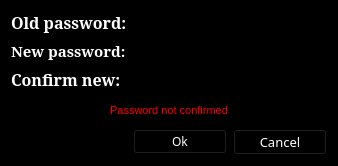
<?xml version="1.0" encoding="UTF-8"?>
<ui version="4.0">
 <class>ChangePasswordDialog</class>
 <widget class="QDialog" name="ChangePasswordDialog">
  <property name="enabled">
   <bool>true</bool>
  </property>
  <property name="geometry">
   <rect>
    <x>0</x>
    <y>0</y>
    <width>338</width>
    <height>166</height>
   </rect>
  </property>
  <property name="sizePolicy">
   <sizepolicy hsizetype="Fixed" vsizetype="Fixed">
    <horstretch>0</horstretch>
    <verstretch>0</verstretch>
   </sizepolicy>
  </property>
  <property name="minimumSize">
   <size>
    <width>338</width>
    <height>0</height>
   </size>
  </property>
  <property name="maximumSize">
   <size>
    <width>338</width>
    <height>16777215</height>
   </size>
  </property>
  <property name="palette">
   <palette>
    <active>
     <colorrole role="WindowText">
      <brush brushstyle="SolidPattern">
       <color alpha="255">
        <red>255</red>
        <green>255</green>
        <blue>255</blue>
       </color>
      </brush>
     </colorrole>
     <colorrole role="Button">
      <brush brushstyle="SolidPattern">
       <color alpha="255">
        <red>0</red>
        <green>0</green>
        <blue>0</blue>
       </color>
      </brush>
     </colorrole>
     <colorrole role="Light">
      <brush brushstyle="SolidPattern">
       <color alpha="255">
        <red>4</red>
        <green>4</green>
        <blue>3</blue>
       </color>
      </brush>
     </colorrole>
     <colorrole role="Midlight">
      <brush brushstyle="SolidPattern">
       <color alpha="255">
        <red>3</red>
        <green>3</green>
        <blue>2</blue>
       </color>
      </brush>
     </colorrole>
     <colorrole role="Dark">
      <brush brushstyle="SolidPattern">
       <color alpha="255">
        <red>1</red>
        <green>1</green>
        <blue>1</blue>
       </color>
      </brush>
     </colorrole>
     <colorrole role="Mid">
      <brush brushstyle="SolidPattern">
       <color alpha="255">
        <red>2</red>
        <green>2</green>
        <blue>1</blue>
       </color>
      </brush>
     </colorrole>
     <colorrole role="Text">
      <brush brushstyle="SolidPattern">
       <color alpha="255">
        <red>255</red>
        <green>255</green>
        <blue>255</blue>
       </color>
      </brush>
     </colorrole>
     <colorrole role="BrightText">
      <brush brushstyle="SolidPattern">
       <color alpha="255">
        <red>255</red>
        <green>255</green>
        <blue>255</blue>
       </color>
      </brush>
     </colorrole>
     <colorrole role="ButtonText">
      <brush brushstyle="SolidPattern">
       <color alpha="255">
        <red>255</red>
        <green>255</green>
        <blue>255</blue>
       </color>
      </brush>
     </colorrole>
     <colorrole role="Base">
      <brush brushstyle="SolidPattern">
       <color alpha="255">
        <red>0</red>
        <green>0</green>
        <blue>0</blue>
       </color>
      </brush>
     </colorrole>
     <colorrole role="Window">
      <brush brushstyle="SolidPattern">
       <color alpha="255">
        <red>0</red>
        <green>0</green>
        <blue>0</blue>
       </color>
      </brush>
     </colorrole>
     <colorrole role="Shadow">
      <brush brushstyle="SolidPattern">
       <color alpha="255">
        <red>0</red>
        <green>0</green>
        <blue>0</blue>
       </color>
      </brush>
     </colorrole>
     <colorrole role="AlternateBase">
      <brush brushstyle="SolidPattern">
       <color alpha="255">
        <red>1</red>
        <green>1</green>
        <blue>1</blue>
       </color>
      </brush>
     </colorrole>
     <colorrole role="ToolTipBase">
      <brush brushstyle="SolidPattern">
       <color alpha="255">
        <red>255</red>
        <green>255</green>
        <blue>220</blue>
       </color>
      </brush>
     </colorrole>
     <colorrole role="ToolTipText">
      <brush brushstyle="SolidPattern">
       <color alpha="255">
        <red>0</red>
        <green>0</green>
        <blue>0</blue>
       </color>
      </brush>
     </colorrole>
    </active>
    <inactive>
     <colorrole role="WindowText">
      <brush brushstyle="SolidPattern">
       <color alpha="255">
        <red>255</red>
        <green>255</green>
        <blue>255</blue>
       </color>
      </brush>
     </colorrole>
     <colorrole role="Button">
      <brush brushstyle="SolidPattern">
       <color alpha="255">
        <red>0</red>
        <green>0</green>
        <blue>0</blue>
       </color>
      </brush>
     </colorrole>
     <colorrole role="Light">
      <brush brushstyle="SolidPattern">
       <color alpha="255">
        <red>4</red>
        <green>4</green>
        <blue>3</blue>
       </color>
      </brush>
     </colorrole>
     <colorrole role="Midlight">
      <brush brushstyle="SolidPattern">
       <color alpha="255">
        <red>3</red>
        <green>3</green>
        <blue>2</blue>
       </color>
      </brush>
     </colorrole>
     <colorrole role="Dark">
      <brush brushstyle="SolidPattern">
       <color alpha="255">
        <red>1</red>
        <green>1</green>
        <blue>1</blue>
       </color>
      </brush>
     </colorrole>
     <colorrole role="Mid">
      <brush brushstyle="SolidPattern">
       <color alpha="255">
        <red>2</red>
        <green>2</green>
        <blue>1</blue>
       </color>
      </brush>
     </colorrole>
     <colorrole role="Text">
      <brush brushstyle="SolidPattern">
       <color alpha="255">
        <red>255</red>
        <green>255</green>
        <blue>255</blue>
       </color>
      </brush>
     </colorrole>
     <colorrole role="BrightText">
      <brush brushstyle="SolidPattern">
       <color alpha="255">
        <red>255</red>
        <green>255</green>
        <blue>255</blue>
       </color>
      </brush>
     </colorrole>
     <colorrole role="ButtonText">
      <brush brushstyle="SolidPattern">
       <color alpha="255">
        <red>255</red>
        <green>255</green>
        <blue>255</blue>
       </color>
      </brush>
     </colorrole>
     <colorrole role="Base">
      <brush brushstyle="SolidPattern">
       <color alpha="255">
        <red>0</red>
        <green>0</green>
        <blue>0</blue>
       </color>
      </brush>
     </colorrole>
     <colorrole role="Window">
      <brush brushstyle="SolidPattern">
       <color alpha="255">
        <red>0</red>
        <green>0</green>
        <blue>0</blue>
       </color>
      </brush>
     </colorrole>
     <colorrole role="Shadow">
      <brush brushstyle="SolidPattern">
       <color alpha="255">
        <red>0</red>
        <green>0</green>
        <blue>0</blue>
       </color>
      </brush>
     </colorrole>
     <colorrole role="AlternateBase">
      <brush brushstyle="SolidPattern">
       <color alpha="255">
        <red>1</red>
        <green>1</green>
        <blue>1</blue>
       </color>
      </brush>
     </colorrole>
     <colorrole role="ToolTipBase">
      <brush brushstyle="SolidPattern">
       <color alpha="255">
        <red>255</red>
        <green>255</green>
        <blue>220</blue>
       </color>
      </brush>
     </colorrole>
     <colorrole role="ToolTipText">
      <brush brushstyle="SolidPattern">
       <color alpha="255">
        <red>0</red>
        <green>0</green>
        <blue>0</blue>
       </color>
      </brush>
     </colorrole>
    </inactive>
    <disabled>
     <colorrole role="WindowText">
      <brush brushstyle="SolidPattern">
       <color alpha="255">
        <red>1</red>
        <green>1</green>
        <blue>1</blue>
       </color>
      </brush>
     </colorrole>
     <colorrole role="Button">
      <brush brushstyle="SolidPattern">
       <color alpha="255">
        <red>0</red>
        <green>0</green>
        <blue>0</blue>
       </color>
      </brush>
     </colorrole>
     <colorrole role="Light">
      <brush brushstyle="SolidPattern">
       <color alpha="255">
        <red>4</red>
        <green>4</green>
        <blue>3</blue>
       </color>
      </brush>
     </colorrole>
     <colorrole role="Midlight">
      <brush brushstyle="SolidPattern">
       <color alpha="255">
        <red>3</red>
        <green>3</green>
        <blue>2</blue>
       </color>
      </brush>
     </colorrole>
     <colorrole role="Dark">
      <brush brushstyle="SolidPattern">
       <color alpha="255">
        <red>1</red>
        <green>1</green>
        <blue>1</blue>
       </color>
      </brush>
     </colorrole>
     <colorrole role="Mid">
      <brush brushstyle="SolidPattern">
       <color alpha="255">
        <red>2</red>
        <green>2</green>
        <blue>1</blue>
       </color>
      </brush>
     </colorrole>
     <colorrole role="Text">
      <brush brushstyle="SolidPattern">
       <color alpha="255">
        <red>1</red>
        <green>1</green>
        <blue>1</blue>
       </color>
      </brush>
     </colorrole>
     <colorrole role="BrightText">
      <brush brushstyle="SolidPattern">
       <color alpha="255">
        <red>255</red>
        <green>255</green>
        <blue>255</blue>
       </color>
      </brush>
     </colorrole>
     <colorrole role="ButtonText">
      <brush brushstyle="SolidPattern">
       <color alpha="255">
        <red>1</red>
        <green>1</green>
        <blue>1</blue>
       </color>
      </brush>
     </colorrole>
     <colorrole role="Base">
      <brush brushstyle="SolidPattern">
       <color alpha="255">
        <red>0</red>
        <green>0</green>
        <blue>0</blue>
       </color>
      </brush>
     </colorrole>
     <colorrole role="Window">
      <brush brushstyle="SolidPattern">
       <color alpha="255">
        <red>0</red>
        <green>0</green>
        <blue>0</blue>
       </color>
      </brush>
     </colorrole>
     <colorrole role="Shadow">
      <brush brushstyle="SolidPattern">
       <color alpha="255">
        <red>0</red>
        <green>0</green>
        <blue>0</blue>
       </color>
      </brush>
     </colorrole>
     <colorrole role="AlternateBase">
      <brush brushstyle="SolidPattern">
       <color alpha="255">
        <red>3</red>
        <green>3</green>
        <blue>2</blue>
       </color>
      </brush>
     </colorrole>
     <colorrole role="ToolTipBase">
      <brush brushstyle="SolidPattern">
       <color alpha="255">
        <red>255</red>
        <green>255</green>
        <blue>220</blue>
       </color>
      </brush>
     </colorrole>
     <colorrole role="ToolTipText">
      <brush brushstyle="SolidPattern">
       <color alpha="255">
        <red>0</red>
        <green>0</green>
        <blue>0</blue>
       </color>
      </brush>
     </colorrole>
    </disabled>
   </palette>
  </property>
  <property name="windowTitle">
   <string>Change password</string>
  </property>
  <property name="windowIcon">
   <iconset resource="../../resources.qrc">
    <normaloff>:/images/cryptonote</normaloff>:/images/cryptonote</iconset>
  </property>
  <property name="styleSheet">
   <string notr="true">background-color: rgb(0, 0, 0);</string>
  </property>
  <layout class="QGridLayout" name="gridLayout">
   <item row="4" column="1">
    <widget class="QPushButton" name="m_okButton">
     <property name="enabled">
      <bool>false</bool>
     </property>
     <property name="font">
      <font>
       <family>Game of Thrones</family>
      </font>
     </property>
     <property name="styleSheet">
      <string notr="true">color: rgb(255, 255, 255);</string>
     </property>
     <property name="text">
      <string>Ok</string>
     </property>
     <property name="default">
      <bool>true</bool>
     </property>
    </widget>
   </item>
   <item row="2" column="1" colspan="2">
    <widget class="QLineEdit" name="m_newPasswordConfirmationEdit">
     <property name="echoMode">
      <enum>QLineEdit::Password</enum>
     </property>
    </widget>
   </item>
   <item row="0" column="0">
    <widget class="QLabel" name="label_3">
     <property name="font">
      <font>
       <family>NanumMyeongjo</family>
       <pointsize>12</pointsize>
       <weight>75</weight>
       <bold>true</bold>
       <underline>false</underline>
      </font>
     </property>
     <property name="styleSheet">
      <string notr="true">color: rgb(255, 255, 255);</string>
     </property>
     <property name="text">
      <string>Old password:</string>
     </property>
    </widget>
   </item>
   <item row="0" column="1" colspan="2">
    <widget class="QLineEdit" name="m_oldPasswordEdit">
     <property name="styleSheet">
      <string notr="true"/>
     </property>
     <property name="echoMode">
      <enum>QLineEdit::Password</enum>
     </property>
    </widget>
   </item>
   <item row="4" column="2">
    <widget class="QPushButton" name="m_cancelButton">
     <property name="font">
      <font>
       <family>Game of Thrones</family>
       <pointsize>10</pointsize>
      </font>
     </property>
     <property name="styleSheet">
      <string notr="true">color: rgb(255, 255, 255);</string>
     </property>
     <property name="text">
      <string>Cancel</string>
     </property>
    </widget>
   </item>
   <item row="1" column="0">
    <widget class="QLabel" name="label">
     <property name="sizePolicy">
      <sizepolicy hsizetype="Maximum" vsizetype="Preferred">
       <horstretch>0</horstretch>
       <verstretch>0</verstretch>
      </sizepolicy>
     </property>
     <property name="font">
      <font>
       <family>NanumMyeongjo</family>
       <pointsize>11</pointsize>
       <weight>75</weight>
       <bold>true</bold>
       <underline>false</underline>
      </font>
     </property>
     <property name="styleSheet">
      <string notr="true">
color: rgb(255, 255, 255);</string>
     </property>
     <property name="text">
      <string>New password:</string>
     </property>
    </widget>
   </item>
   <item row="1" column="1" colspan="2">
    <widget class="QLineEdit" name="m_newPasswordEdit">
     <property name="sizePolicy">
      <sizepolicy hsizetype="Expanding" vsizetype="Fixed">
       <horstretch>0</horstretch>
       <verstretch>0</verstretch>
      </sizepolicy>
     </property>
     <property name="echoMode">
      <enum>QLineEdit::Password</enum>
     </property>
    </widget>
   </item>
   <item row="2" column="0">
    <widget class="QLabel" name="label_2">
     <property name="sizePolicy">
      <sizepolicy hsizetype="Maximum" vsizetype="Preferred">
       <horstretch>0</horstretch>
       <verstretch>0</verstretch>
      </sizepolicy>
     </property>
     <property name="font">
      <font>
       <family>NanumMyeongjo</family>
       <pointsize>12</pointsize>
       <weight>75</weight>
       <bold>true</bold>
      </font>
     </property>
     <property name="styleSheet">
      <string notr="true">color: rgb(255, 255, 255);</string>
     </property>
     <property name="text">
      <string>Confirm new:</string>
     </property>
    </widget>
   </item>
   <item row="3" column="0" colspan="3">
    <widget class="QLabel" name="m_errorLabel">
     <property name="palette">
      <palette>
       <active>
        <colorrole role="WindowText">
         <brush brushstyle="SolidPattern">
          <color alpha="255">
           <red>255</red>
           <green>0</green>
           <blue>0</blue>
          </color>
         </brush>
        </colorrole>
        <colorrole role="Button">
         <brush brushstyle="SolidPattern">
          <color alpha="255">
           <red>0</red>
           <green>0</green>
           <blue>0</blue>
          </color>
         </brush>
        </colorrole>
        <colorrole role="Text">
         <brush brushstyle="SolidPattern">
          <color alpha="255">
           <red>255</red>
           <green>0</green>
           <blue>0</blue>
          </color>
         </brush>
        </colorrole>
        <colorrole role="ButtonText">
         <brush brushstyle="SolidPattern">
          <color alpha="255">
           <red>255</red>
           <green>0</green>
           <blue>0</blue>
          </color>
         </brush>
        </colorrole>
        <colorrole role="Base">
         <brush brushstyle="SolidPattern">
          <color alpha="255">
           <red>0</red>
           <green>0</green>
           <blue>0</blue>
          </color>
         </brush>
        </colorrole>
        <colorrole role="Window">
         <brush brushstyle="SolidPattern">
          <color alpha="255">
           <red>0</red>
           <green>0</green>
           <blue>0</blue>
          </color>
         </brush>
        </colorrole>
       </active>
       <inactive>
        <colorrole role="WindowText">
         <brush brushstyle="SolidPattern">
          <color alpha="255">
           <red>255</red>
           <green>0</green>
           <blue>0</blue>
          </color>
         </brush>
        </colorrole>
        <colorrole role="Button">
         <brush brushstyle="SolidPattern">
          <color alpha="255">
           <red>0</red>
           <green>0</green>
           <blue>0</blue>
          </color>
         </brush>
        </colorrole>
        <colorrole role="Text">
         <brush brushstyle="SolidPattern">
          <color alpha="255">
           <red>255</red>
           <green>0</green>
           <blue>0</blue>
          </color>
         </brush>
        </colorrole>
        <colorrole role="ButtonText">
         <brush brushstyle="SolidPattern">
          <color alpha="255">
           <red>255</red>
           <green>0</green>
           <blue>0</blue>
          </color>
         </brush>
        </colorrole>
        <colorrole role="Base">
         <brush brushstyle="SolidPattern">
          <color alpha="255">
           <red>0</red>
           <green>0</green>
           <blue>0</blue>
          </color>
         </brush>
        </colorrole>
        <colorrole role="Window">
         <brush brushstyle="SolidPattern">
          <color alpha="255">
           <red>0</red>
           <green>0</green>
           <blue>0</blue>
          </color>
         </brush>
        </colorrole>
       </inactive>
       <disabled>
        <colorrole role="WindowText">
         <brush brushstyle="SolidPattern">
          <color alpha="255">
           <red>255</red>
           <green>0</green>
           <blue>0</blue>
          </color>
         </brush>
        </colorrole>
        <colorrole role="Button">
         <brush brushstyle="SolidPattern">
          <color alpha="255">
           <red>0</red>
           <green>0</green>
           <blue>0</blue>
          </color>
         </brush>
        </colorrole>
        <colorrole role="Text">
         <brush brushstyle="SolidPattern">
          <color alpha="255">
           <red>255</red>
           <green>0</green>
           <blue>0</blue>
          </color>
         </brush>
        </colorrole>
        <colorrole role="ButtonText">
         <brush brushstyle="SolidPattern">
          <color alpha="255">
           <red>255</red>
           <green>0</green>
           <blue>0</blue>
          </color>
         </brush>
        </colorrole>
        <colorrole role="Base">
         <brush brushstyle="SolidPattern">
          <color alpha="255">
           <red>0</red>
           <green>0</green>
           <blue>0</blue>
          </color>
         </brush>
        </colorrole>
        <colorrole role="Window">
         <brush brushstyle="SolidPattern">
          <color alpha="255">
           <red>0</red>
           <green>0</green>
           <blue>0</blue>
          </color>
         </brush>
        </colorrole>
       </disabled>
      </palette>
     </property>
     <property name="font">
      <font>
       <pointsize>-1</pointsize>
       <weight>50</weight>
       <italic>false</italic>
       <bold>false</bold>
      </font>
     </property>
     <property name="styleSheet">
      <string notr="true">color: #ff0000; font: 11px;</string>
     </property>
     <property name="text">
      <string>Password not confirmed</string>
     </property>
     <property name="alignment">
      <set>Qt::AlignCenter</set>
     </property>
    </widget>
   </item>
  </layout>
 </widget>
 <tabstops>
  <tabstop>m_oldPasswordEdit</tabstop>
  <tabstop>m_newPasswordEdit</tabstop>
  <tabstop>m_newPasswordConfirmationEdit</tabstop>
  <tabstop>m_okButton</tabstop>
  <tabstop>m_cancelButton</tabstop>
 </tabstops>
 <resources>
  <include location="../../resources.qrc"/>
 </resources>
 <connections>
  <connection>
   <sender>m_newPasswordEdit</sender>
   <signal>textChanged(QString)</signal>
   <receiver>ChangePasswordDialog</receiver>
   <slot>checkPassword(QString)</slot>
   <hints>
    <hint type="sourcelabel">
     <x>223</x>
     <y>64</y>
    </hint>
    <hint type="destinationlabel">
     <x>168</x>
     <y>82</y>
    </hint>
   </hints>
  </connection>
  <connection>
   <sender>m_newPasswordConfirmationEdit</sender>
   <signal>textChanged(QString)</signal>
   <receiver>ChangePasswordDialog</receiver>
   <slot>checkPassword(QString)</slot>
   <hints>
    <hint type="sourcelabel">
     <x>223</x>
     <y>103</y>
    </hint>
    <hint type="destinationlabel">
     <x>168</x>
     <y>82</y>
    </hint>
   </hints>
  </connection>
  <connection>
   <sender>m_okButton</sender>
   <signal>clicked()</signal>
   <receiver>ChangePasswordDialog</receiver>
   <slot>accept()</slot>
   <hints>
    <hint type="sourcelabel">
     <x>169</x>
     <y>141</y>
    </hint>
    <hint type="destinationlabel">
     <x>168</x>
     <y>82</y>
    </hint>
   </hints>
  </connection>
  <connection>
   <sender>m_cancelButton</sender>
   <signal>clicked()</signal>
   <receiver>ChangePasswordDialog</receiver>
   <slot>reject()</slot>
   <hints>
    <hint type="sourcelabel">
     <x>277</x>
     <y>141</y>
    </hint>
    <hint type="destinationlabel">
     <x>168</x>
     <y>82</y>
    </hint>
   </hints>
  </connection>
 </connections>
 <slots>
  <slot>checkPassword(QString)</slot>
 </slots>
</ui>
